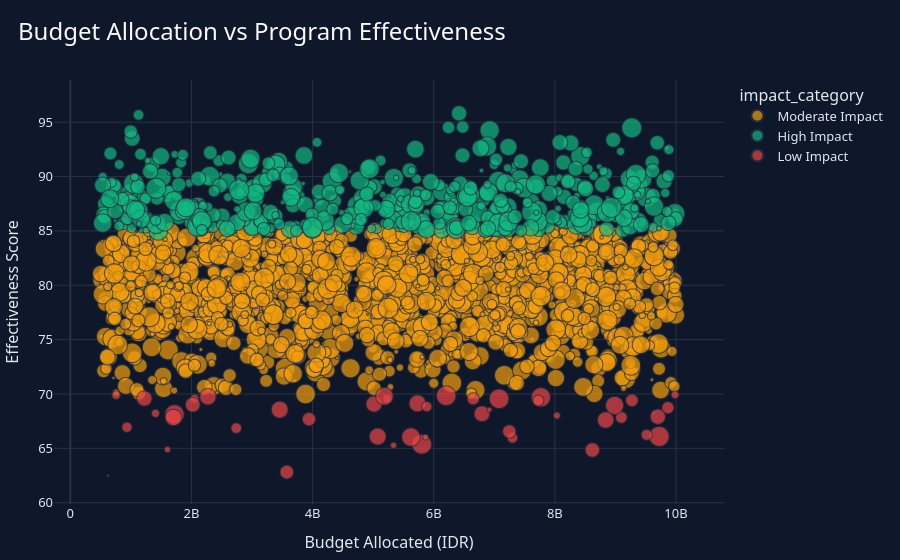

Notebook code for this chart:
### Code cell
# =========================================================
# 7. BUDGET VS EFFECTIVENESS ANALYSIS
# =========================================================

fig = px.scatter(
    df.sample(min(2000, len(df)), random_state=42),
    x="budget_allocated",
    y="effectiveness_score",
    color="impact_category",
    size="beneficiaries",
    hover_data=[
        "program_name",
        "department",
        "district",
        "roi_score"
    ],
    title="Budget Allocation vs Program Effectiveness",
    color_discrete_map={
        "High Impact": "#10B981",
        "Moderate Impact": "#F59E0B",
        "Low Impact": "#EF4444"
    }
)

fig.update_layout(
    **CHART_LAYOUT,
    xaxis_title="Budget Allocated (IDR)",
    yaxis_title="Effectiveness Score"
)

fig.show()

# Save screenshot as:
# assets/budget-vs-effectiveness.png

### Figure 1 — Plotly figure (JSON) as saved in the notebook; plotly's stock layout.template omitted (floating-point values rounded to 4 significant figures; data arrays with more than 128 entries replaced by an {"elided": "..."} marker saying what was removed)
{"data": [{"customdata": {"elided": "1497x4 mixed values"}, "hovertemplate": "impact_category=Moderate Impact<br>budget_allocated=%{x}<br>effectiveness_score=%{y}<br>beneficiaries=%{marker.size}<br>program_name=%{customdata[0]}<br>department=%{customdata[1]}<br>district=%{customdata[2]}<br>roi_score=%{customdata[3]}<extra></extra>", "legendgroup": "Moderate Impact", "marker": {"color": "#F59E0B", "size": {"elided": "1497 int values"}, "sizemode": "area", "sizeref": 124.9, "symbol": "circle"}, "mode": "markers", "name": "Moderate Impact", "showlegend": true, "type": "scattergl", "x": {"elided": "1497 int values"}, "xaxis": "x", "y": {"elided": "1497 float values"}, "yaxis": "y"}, {"customdata": {"elided": "457x4 mixed values"}, "hovertemplate": "impact_category=High Impact<br>budget_allocated=%{x}<br>effectiveness_score=%{y}<br>beneficiaries=%{marker.size}<br>program_name=%{customdata[0]}<br>department=%{customdata[1]}<br>district=%{customdata[2]}<br>roi_score=%{customdata[3]}<extra></extra>", "legendgroup": "High Impact", "marker": {"color": "#10B981", "size": {"elided": "457 int values"}, "sizemode": "area", "sizeref": 124.9, "symbol": "circle"}, "mode": "markers", "name": "High Impact", "showlegend": true, "type": "scattergl", "x": {"elided": "457 int values"}, "xaxis": "x", "y": {"elided": "457 float values"}, "yaxis": "y"}, {"customdata": {"elided": "46x4 mixed values"}, "hovertemplate": "impact_category=Low Impact<br>budget_allocated=%{x}<br>effectiveness_score=%{y}<br>beneficiaries=%{marker.size}<br>program_name=%{customdata[0]}<br>department=%{customdata[1]}<br>district=%{customdata[2]}<br>roi_score=%{customdata[3]}<extra></extra>", "legendgroup": "Low Impact", "marker": {"color": "#EF4444", "size": [46484, 7535, 35781, 22353, 35877, 15444, 17327, 20210, 31786, 13856, 12596, 18945, 23080, 30010, 14229, 28706, 46853, 8316, 9114, 49672, 9056, 4683, 48706, 1015, 33259, 34415, 35031, 3433, 28146, 707, 8999, 6573, 4687, 38638, 14744, 18329, 48731, 33638, 13244, 41837, 41005, 48937, 29650, 26983, 21950, 4121], "sizemode": "area", "sizeref": 124.9, "symbol": "circle"}, "mode": "markers", "name": "Low Impact", "showlegend": true, "type": "scattergl", "x": [7768916871, 9984014127, 5732365051, 3940112013, 3457084660, 7726842982, 9097806535, 9271848610, 5013676403, 7299632825, 5886498527, 6652443211, 3574455621, 6796296960, 2739668502, 1222491965, 1719828872, 1406503386, 5227435172, 9722592454, 2051458182, 1603562353, 5802473754, 9627641300, 8839239146, 2272019437, 5075479555, 6920846622, 2021743233, 624327519, 757182161, 8033026492, 5336214931, 5186850445, 9515378070, 9866182772, 7078932427, 1702584661, 935091926, 5623304685, 8986903934, 6206086556, 9700259282, 8619337640, 7246943183, 5864252503], "xaxis": "x", "y": [69.7, 69.93, 69.14, 67.69, 68.56, 69.4, 67.84, 69.42, 69.08, 65.97, 68.84, 69.56, 62.82, 68.18, 66.86, 69.59, 68.13, 68.22, 69.57, 66.1, 69.59, 64.89, 65.38, 68.27, 67.61, 69.75, 66.09, 68.56, 69.02, 62.49, 69.89, 68.01, 65.28, 69.8, 66.24, 68.74, 69.56, 67.84, 66.94, 66.04, 68.95, 69.84, 67.91, 64.85, 66.56, 66.03], "yaxis": "y"}], "layout": {"font": {"color": "#E2E8F0", "family": "Segoe UI", "size": 13}, "legend": {"itemsizing": "constant", "title": {"text": "impact_category"}, "tracegroupgap": 0}, "margin": {"b": 40, "l": 40, "r": 40, "t": 80}, "paper_bgcolor": "#0F172A", "plot_bgcolor": "#0F172A", "title": {"font": {"color": "#F8FAFC", "size": 24}, "text": "Budget Allocation vs Program Effectiveness", "x": 0.02}, "xaxis": {"anchor": "y", "domain": [0, 1], "title": {"text": "Budget Allocated (IDR)"}}, "yaxis": {"anchor": "x", "domain": [0, 1], "title": {"text": "Effectiveness Score"}}}}
